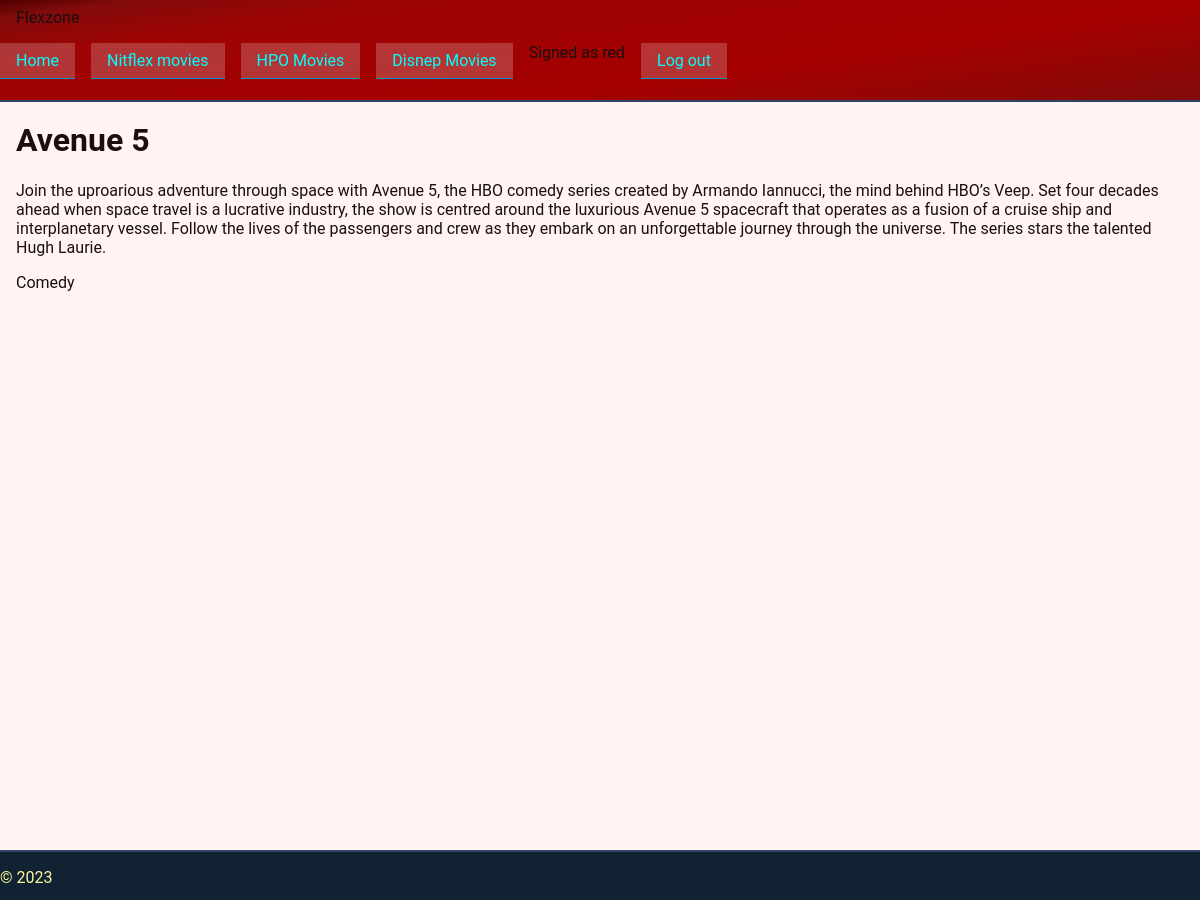
The app's page /movie/20/ (signed in) with its own data.
### flexzone/models.py (models this page shows, shortened)
class Movie(models.Model):
    image = models.ImageField(_('thumbnail'), upload_to='flexzone/thumbnails/', null=True, blank=True)
    title = models.CharField(_('movie name'), max_length=100, db_index=True)
    description = models.TextField(_('description'))
    trailer = models.URLField(null=True, blank=True)
    video = EmbedVideoField(_('video url'), null=True)
    SUB_GROUP = (
        ('-', _('---------')),
        ('n', _('Nitflex')),
        ('h', _('HPO')),
        ('d', _('Disnep')),
    )
    group = models.CharField(_('group'), max_length=1, choices=SUB_GROUP, default='-')
    genres = models.ManyToManyField(
        Genre,
        verbose_name=_('Genres'),
    )
    producers = models.ManyToManyField(
        Producer,
        verbose_name=(_('producer'))
    )
    release_date = models.DateField(_("publish date"), auto_now=False, auto_now_add=False)
    actors = models.ManyToManyField(
        Actor,
        verbose_name=(_('actors')),
)
    class Meta:
        ordering = ['title', 'description', 'genres__genre_name', 'producers__producer_f_name', 'producers__producer_l_name', 'release_date', 'actors__actor_f_name', 'actors__actor_l_name']

class Genre(models.Model):
    genre_name = models.CharField(_('genre'), max_length=50, db_index=True)
    def __str__(self) -> str:
        return f"{self.genre_name}"
    class Meta:
        ordering = ['genre_name']

### flexzone/views.py (the view)
# urls.py: path('movie/<int:movie_id>/', views.movie, name='movie'),
@login_required
def movie(request, movie_id):
    movie = get_object_or_404(models.Movie, id=movie_id)
    profile = get_object_or_404(Profile, user=request.user)
    if not profile.choice_1:
        return render(request, 'flexzone/no_access.html')
    return render(request, 'flexzone/movie.html', {
    'movie': movie,
    'choice': profile,})

### flexzone/templates/flexzone/movie.html (shortened to what this page needs)
{% extends 'base.html' %}
{% load embed_video_tags %}
{% block content %}
<h1>{{ movie.title }}</h1>
<p>{{ movie.description }}</p>
{% for genre in movie.genres.all %}
<p>{{ genre }}</p>
{% endfor %}
{% endblock content %}

### flexzone/templates/base.html (shortened to what this page needs)
<!DOCTYPE html>
<html lang="en">
{% load static i18n %}
<head>
    <link rel="stylesheet" href="{% static 'admin/css/fonts.css' %}">
    <link rel="stylesheet" href="{% static 'flexzone/css/style.css' %}">
</head>
<body>
    <header>
        <span class='logo'>Flexzone</span>
        <div class="container">
        <ul>
            <li><a href="{% url 'index' %}">Home</a></li>
            <li><a href="{% url 'nitflex_movie_list' %}">Nitflex movies</a></li>
            <li><a href="{% url 'hpo_movie_list' %}">HPO Movies</a></li>
            <li><a href="{% url 'disnep_movie_list' %}">Disnep Movies</a></li>
            {% if request.user.is_authenticated %}
            <span>Signed as {{ request.user }}</span>
                <li><a href="{% url 'logout' %}">Log out</a></li>
            {% else %}
                <li><a href="{% url 'login' %}">Log in</a></li>
                <li><a href="{% url 'register' %}">Sign up</a></li>
            {% endif %}
        </ul></div>
        </header>
        <main><div class="container">
            {% block content %}{% endblock content %}</div></main>
        <footer><div class="container"><p>&copy; {% now "Y" %}</p></div></footer>
</body>
</html>

### flexzone/static/flexzone/css/style.css (style rules this page uses)
body { background-color: #fff3f3; color: #1a0e0e; margin: 0; padding: 0; display: grid; grid-template-columns: 100%; grid-template-rows: 100px calc(100vh - 50px) 50px; grid-template-areas: "header" "main" "footer" ; font-family: 'Roboto'; }
a { color: aqua; text-decoration: none; background-color: #fff3; border-bottom: 1px solid #09c; }
header { grid-area: header; height: 100px; background: linear-gradient(352deg, #820B0B 0%, #A50000 35%, #9E0404 78%, #820B0B 93%, #4E0000 100%); border-bottom: 2px solid #346; width: 100%; flex-wrap: nowrap; overflow: hidden; }
main { grid-area: main; overflow: auto; width: 100%; }
footer { grid-area: footer; width: 100%; background-color: #123; color: #fff799; border-top: 2px solid #346; }
header .container, main .container, footer .container { width: 100%; max-width: 1200px; margin: 0 auto; box-sizing: border-box; }
main .container, footer.container { padding: 0 16px; }
header ul { display: flex; flex-direction: row; justify-content: flex-start; padding-inline-start: 0; margin: 8px 0; gap: 16px; overflow-x: auto; }
header ul li { display: inline-block; }
header ul li a { padding: 8px 16px; display: block; }
.logo { padding: 8px 16px; display: block; }

### records on screen
Movie: title "Avenue 5", description "Join the uproarious adventure through space with Avenue 5, the HBO comedy series created by Armando Iannucci, the mind behind HBO’s Veep. Set four decades ahead when space travel is a lucrative industry, the show is centred around the luxurious Avenue 5 spacecraft that operates as a fusion of a cruise ship and interplanetary vessel. Follow the lives of the passengers and crew as they embark on an unforgettable journey through the universe. The series stars the talented Hugh Laurie."
Genre: genre_name "Comedy"

### other values on screen
{{ request.user }} "red"
